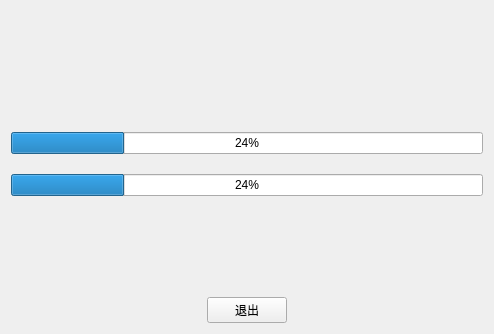
<?xml version="1.0" encoding="UTF-8"?>
<ui version="4.0">
 <class>GameResourceCheckWidget</class>
 <widget class="QWidget" name="GameResourceCheckWidget">
  <property name="geometry">
   <rect>
    <x>0</x>
    <y>0</y>
    <width>494</width>
    <height>334</height>
   </rect>
  </property>
  <property name="windowTitle">
   <string>正在启动游戏</string>
  </property>
  <layout class="QVBoxLayout" name="verticalLayout_3">
   <item>
    <spacer name="verticalSpacer">
     <property name="orientation">
      <enum>Qt::Vertical</enum>
     </property>
     <property name="sizeHint" stdset="0">
      <size>
       <width>20</width>
       <height>80</height>
      </size>
     </property>
    </spacer>
   </item>
   <item>
    <layout class="QVBoxLayout" name="verticalLayout">
     <item>
      <layout class="QHBoxLayout" name="horizontalLayout">
       <item>
        <widget class="QLabel" name="label_check_1">
         <property name="text">
          <string/>
         </property>
        </widget>
       </item>
       <item>
        <widget class="QLabel" name="label_check_2">
         <property name="text">
          <string/>
         </property>
        </widget>
       </item>
       <item>
        <spacer name="horizontalSpacer">
         <property name="orientation">
          <enum>Qt::Horizontal</enum>
         </property>
         <property name="sizeHint" stdset="0">
          <size>
           <width>40</width>
           <height>20</height>
          </size>
         </property>
        </spacer>
       </item>
      </layout>
     </item>
     <item>
      <widget class="QProgressBar" name="progressBar_check">
       <property name="value">
        <number>24</number>
       </property>
      </widget>
     </item>
    </layout>
   </item>
   <item>
    <widget class="QWidget" name="widget_download" native="true">
     <layout class="QGridLayout" name="gridLayout">
      <property name="leftMargin">
       <number>0</number>
      </property>
      <property name="topMargin">
       <number>0</number>
      </property>
      <property name="rightMargin">
       <number>0</number>
      </property>
      <property name="bottomMargin">
       <number>0</number>
      </property>
      <property name="verticalSpacing">
       <number>0</number>
      </property>
      <item row="0" column="0">
       <layout class="QVBoxLayout" name="verticalLayout_2">
        <item>
         <widget class="QLabel" name="label_download">
          <property name="text">
           <string/>
          </property>
         </widget>
        </item>
        <item>
         <widget class="QProgressBar" name="progressBar_download">
          <property name="value">
           <number>24</number>
          </property>
         </widget>
        </item>
       </layout>
      </item>
     </layout>
    </widget>
   </item>
   <item>
    <spacer name="verticalSpacer_2">
     <property name="orientation">
      <enum>Qt::Vertical</enum>
     </property>
     <property name="sizeHint" stdset="0">
      <size>
       <width>20</width>
       <height>80</height>
      </size>
     </property>
    </spacer>
   </item>
   <item>
    <layout class="QHBoxLayout" name="horizontalLayout_2">
     <item>
      <spacer name="horizontalSpacer_2">
       <property name="orientation">
        <enum>Qt::Horizontal</enum>
       </property>
       <property name="sizeHint" stdset="0">
        <size>
         <width>40</width>
         <height>20</height>
        </size>
       </property>
      </spacer>
     </item>
     <item>
      <widget class="QPushButton" name="btnClose">
       <property name="text">
        <string>退出</string>
       </property>
      </widget>
     </item>
     <item>
      <spacer name="horizontalSpacer_3">
       <property name="orientation">
        <enum>Qt::Horizontal</enum>
       </property>
       <property name="sizeHint" stdset="0">
        <size>
         <width>40</width>
         <height>20</height>
        </size>
       </property>
      </spacer>
     </item>
    </layout>
   </item>
  </layout>
 </widget>
 <resources/>
 <connections/>
</ui>
